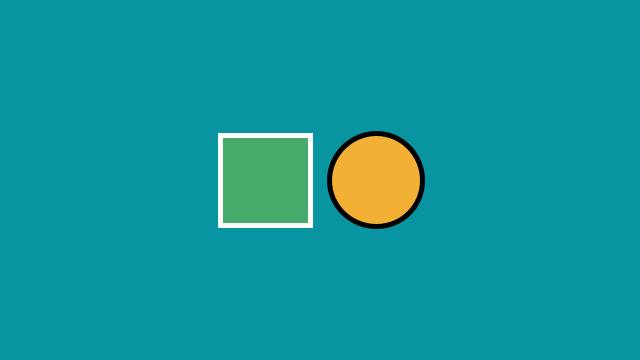
Frame 1 (no input)
Frame 60 (the mouse pressed at the canvas centre just before this capture): identical to frame 1, image omitted
Frame 120 (the mouse held since frame 60 and released just before this capture): identical to frame 1, image omitted

The Processing sketch that drew this single still picture (run headless with seeded random() and noise(); from frame 60 on, the mouse is pressed at the canvas centre):

// Processing sketch: week_05_challenge_1_0_button_circle_and_rect
// ── week_05_challenge_1_0_button_circle_and_rect.pde
//Week 5 in class challenge 01: Button
//By Jude Zhu

int rectX, rectY;      // Position of square button
int circleX, circleY;  // Position of circle button
int rectSize = 90;     // Diameter of rect
int circleSize = 93;   // Diameter of circle
color rectColor, circleColor, baseColor;
color rectHighlight, circleHighlight;
color currentColor;
boolean rectOver = false;
boolean circleOver = false;

void setup() {
  size(640, 360);
  stroke(0);
  strokeWeight(5);
  rectColor = color(71,171,108); // green
  rectHighlight = color(115,171,15); // light green
  circleColor = color(242,177,52); // yellow
  circleHighlight = color(237,85,59); // red
  baseColor = color(8,148,161); // blue
  currentColor = baseColor; 
  circleX = width/2+circleSize/2+10;
  circleY = height/2;
  rectX = width/2-rectSize-10;
  rectY = height/2-rectSize/2;
  ellipseMode(CENTER);
}

void draw() {
  update(mouseX, mouseY);
  background(currentColor);
  
  // rect button
  if (rectOver) {
    fill(rectHighlight);
  } else {
    fill(rectColor);
  }
  stroke(255);
  rect(rectX, rectY, rectSize, rectSize);
  
  // circle button
  if (circleOver) {
    fill(circleHighlight);
  } else {
    fill(circleColor);
  }
  stroke(0);
  ellipse(circleX, circleY, circleSize, circleSize);
}

void update(int x, int y) {
  if ( overCircle(circleX, circleY, circleSize) ) {
    circleOver = true;
    rectOver = false;
  } else if ( overRect(rectX, rectY, rectSize, rectSize) ) {
    rectOver = true;
    circleOver = false;
  } else {
    circleOver = rectOver = false;
  }
}

void mousePressed() {
  if (circleOver) {
    currentColor = circleColor;
  }
  if (rectOver) {
    currentColor = rectColor;
  }
}

boolean overRect(int x, int y, int width, int height)  {
  if (mouseX >= x && mouseX <= x+width && 
      mouseY >= y && mouseY <= y+height) {
    return true;
  } else {
    return false;
  }
}

boolean overCircle(int x, int y, int diameter) {
  float disX = x - mouseX;
  float disY = y - mouseY;
  if (sqrt(sq(disX) + sq(disY)) < diameter/2 ) {
    return true;
  } else {
    return false;
  }
}
